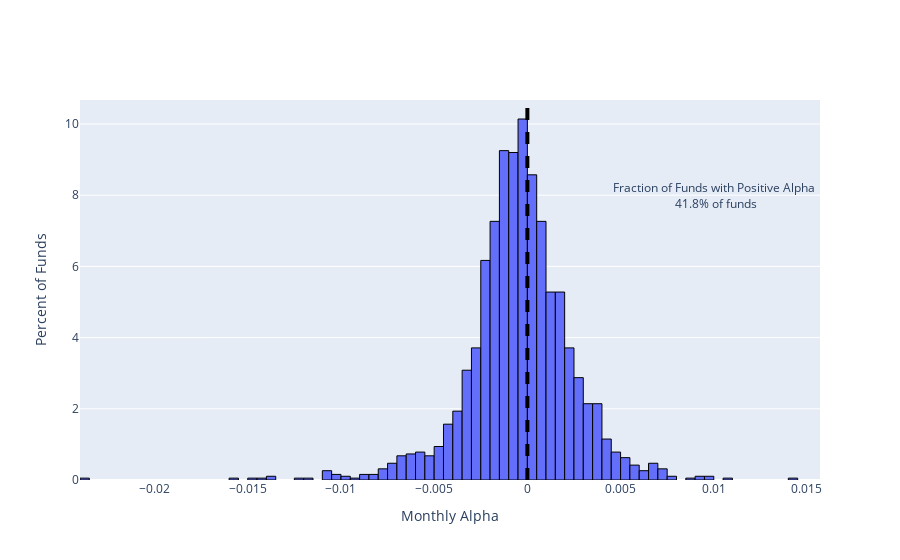

Notebook source saved alongside this figure:
### Code cell
# Plot the distribution of alphas
fig = go.Figure()
trace= go.Histogram(x=df.alpha, histnorm='percent',hovertemplate="<br>%{y:.2}% of funds<br><extra></extra>")
fig.add_trace(trace)
# some formatting
fig.update_traces(marker_line_width=1, marker_line_color='black')
fig.layout.xaxis["title"] = "Monthly Alpha"
fig.layout.yaxis["title"] = "Percent of Funds"
fig.add_vline(x=0, line_width=4, line_dash="dash", line_color="black")
fig.add_annotation(x=df.alpha.max()*0.7, y=8,
            text="Fraction of Funds with Positive Alpha <br>"+f'{frac_pos:.1%} of funds', showarrow=False)
fig.show()

### Figure 1 — Plotly figure (JSON) as saved in the notebook; plotly's stock layout.template omitted (floating-point values rounded to 4 significant figures; data arrays with more than 128 entries replaced by an {"elided": "..."} marker saying what was removed)
{"data": [{"histnorm": "percent", "hovertemplate": "<br>%{y:.2}% of funds<br><extra></extra>", "marker": {"line": {"color": "black", "width": 1}}, "type": "histogram", "x": {"elided": "1913 float values"}}], "layout": {"annotations": [{"showarrow": false, "text": "Fraction of Funds with Positive Alpha <br>41.8% of funds", "x": 0.01009, "y": 8}], "shapes": [{"line": {"color": "black", "dash": "dash", "width": 4}, "type": "line", "x0": 0, "x1": 0, "xref": "x", "y0": 0, "y1": 1, "yref": "y domain"}], "xaxis": {"title": {"text": "Monthly Alpha"}}, "yaxis": {"title": {"text": "Percent of Funds"}}}}
